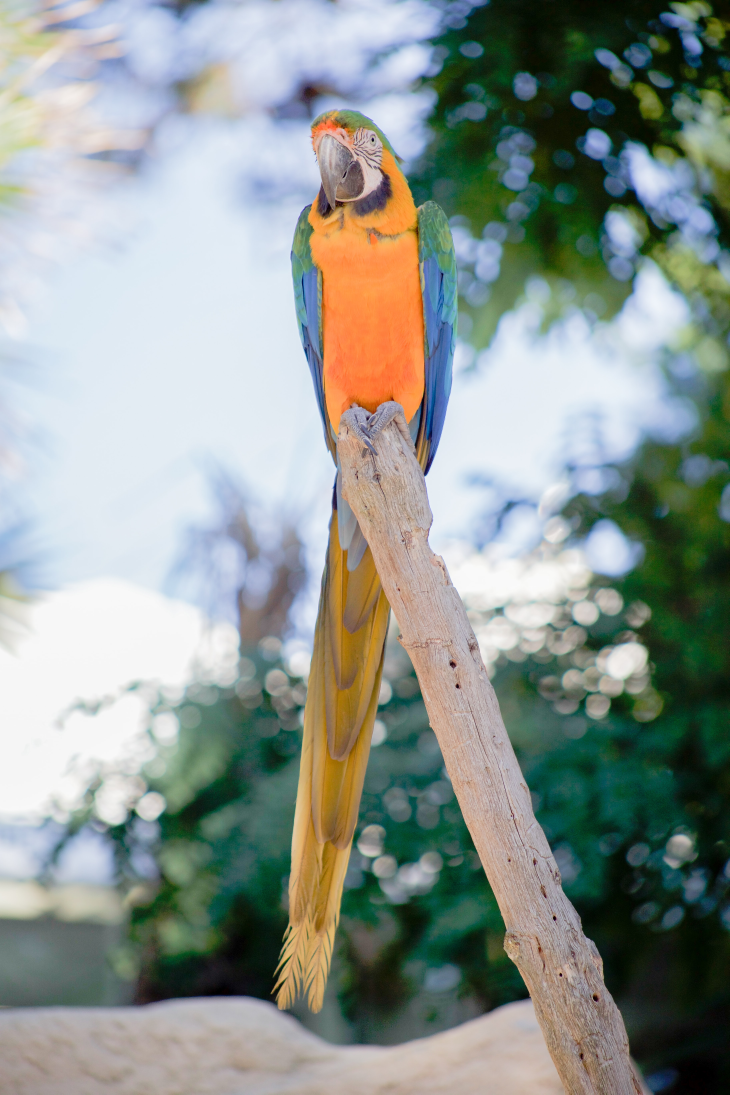
#> input picture openCV/parrot-image.jpg, 3648 x 5472 px, found by its file name (shown at 1/5 size)
$ python masking.py
#> lines starting #> are read from the running program, lines starting #| are printed output that depends on the picture; after the words box and inside, x2 and y2 are one past the last pixel; in counts of white or black regions, pixels touching at a corner belong together
import cv2
import numpy as np

img = cv2.resize(cv2.imread('openCV/parrot-image.jpg',-1),(0,0),fx=0.1,fy=0.1)
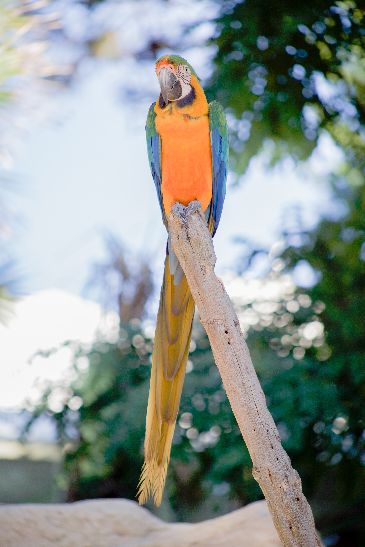
#> img: shape (547, 365, 3); mean B, G, R 144.5, 150.4, 141.6
cv2.imshow('Image',img)

blank = np.zeros(img.shape[:2],'uint8')

rect = cv2.rectangle(blank.copy(),(img.shape[1]//2-50,img.shape[0]//2-50),(img.shape[1]//2+50,img.shape[0]//2+50),255,-1)
cv2.imshow('rect',rect)
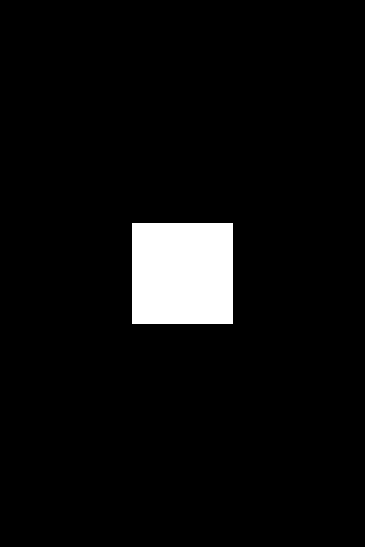
#> window 'rect': shape (547, 365); 5.1% white; 1 white region, box (x1, y1, x2, y2) and area: (132, 223, 233, 324) 10201

cv2.imshow('Masking',cv2.bitwise_and(img,img,mask=rect))
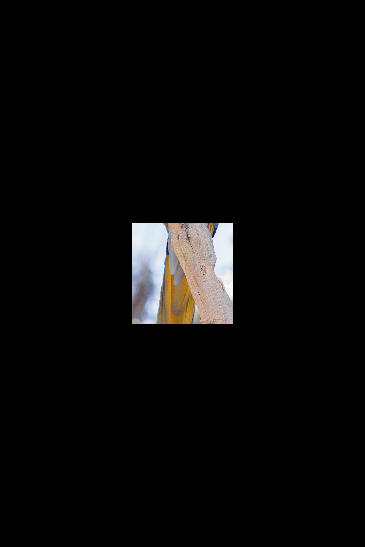
#> window 'Masking': shape (547, 365, 3); mean B, G, R 8.5, 8.8, 9.3

cv2.waitKey(0)
cv2.destroyAllWindows()
